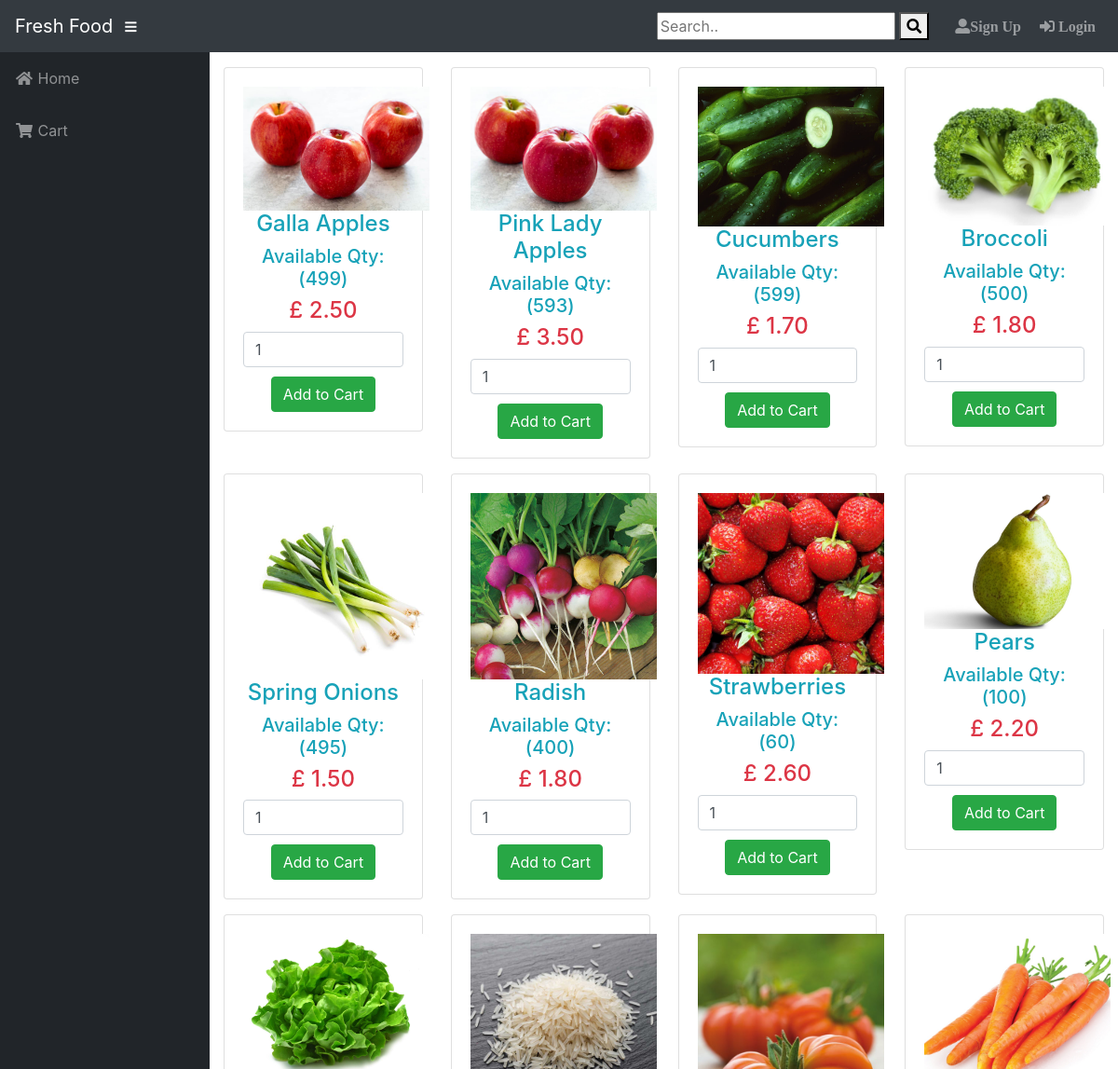
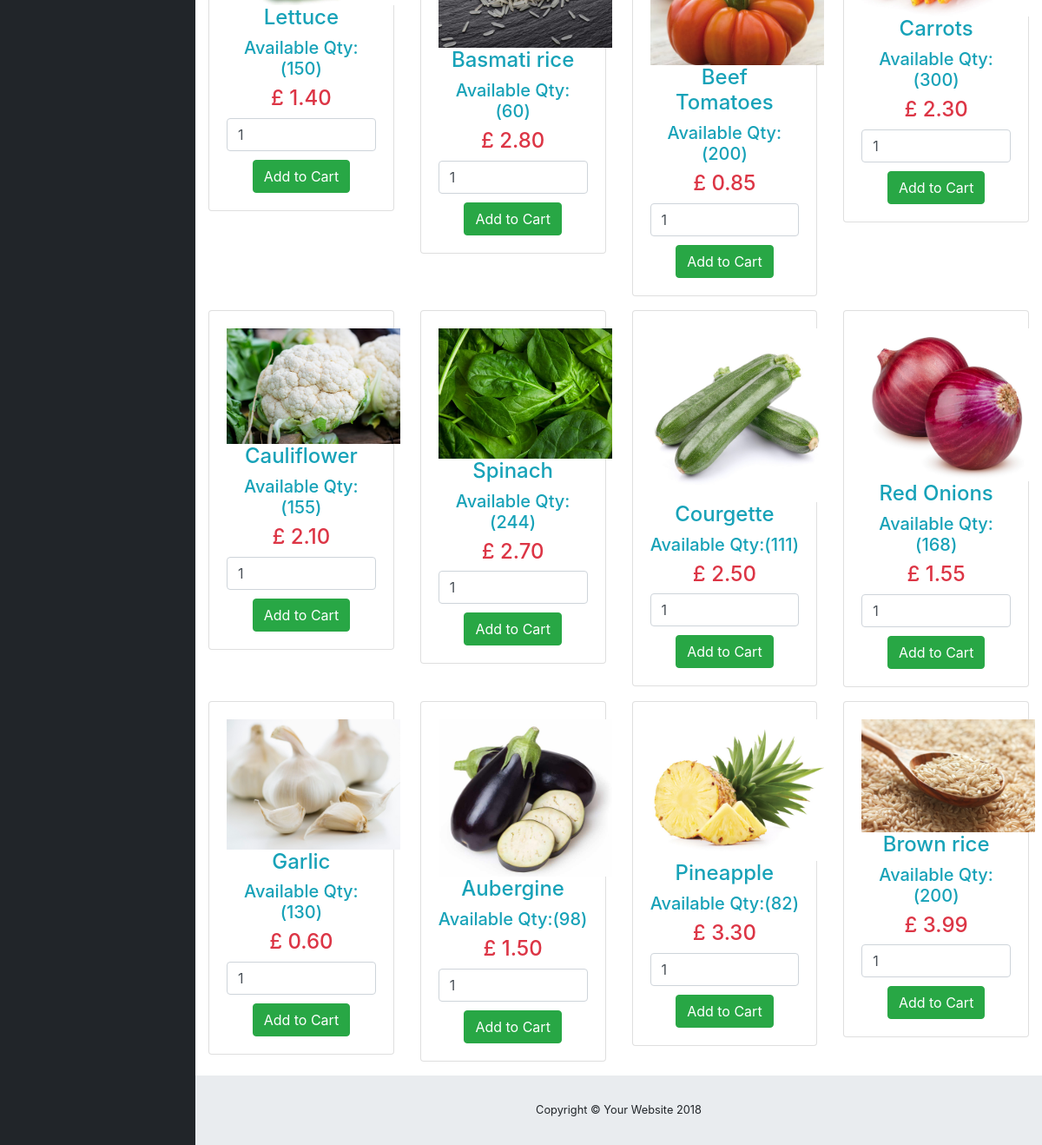
The page / on the database its author committed (2 pictures, top to bottom).
### tables this page shows
CREATE TABLE `tblproducts` (
  `product_id` int(11) NOT NULL,
  `product_name` varchar(50) NOT NULL,
  `quantity` int(11) NOT NULL DEFAULT 1,
  `price` decimal(6,2) NOT NULL,
  `profit` decimal(15,2) NOT NULL,
  `date_in` varchar(50) NOT NULL,
  `category_id` int(11) NOT NULL,
  `supplier_id` int(11) NOT NULL,
  `user_id` int(11) NOT NULL,
  `product_code` varchar(11) NOT NULL,
  `status` varchar(200) NOT NULL
);

### index.php (called while the page is built, shortened)
<?php include('includes/connection.php');?>
<?php include 'includes/header.php'; ?>
<?php include 'includes/sidebar.php'; ?>
 <?php include 'includes/products.php'; ?>
<?php include 'includes/footer.php'; ?>

### includes/products.php (the view, shortened to what this page needs)
<!DOCTYPE html>
<html>
<head>
</head>
<body>
<div class="row">
  <?php
  $query = "SELECT * FROM tblproducts WHERE quantity != 0 GROUP BY product_code";
$result = mysqli_query($db,$query);
if (mysqli_num_rows($result)>0)
{
 while ($row=mysqli_fetch_array($result))
{
   ?>
<div class="col-lg-3">
  <div class="card mb-3">
    <div class="card-body">
      <form method="post" action="index.php?action=add&id=<?php echo $row["product_code"]; ?>">
          <center>
         <?php $image = 'images/'.$row["product_name"].'.jpg';
          echo '<td><img src="'.$image.'" style="width: 200px"></td>'; ?>
         <h4 class="text-info"><?php echo $row["product_name"]; ?></h4>
         <h5 class="text-info">Available Qty:(<?php echo $row["quantity"]; ?>)</h5>
         <h4 class="text-danger">£ <?php echo $row["price"]; ?></h4>
       <input class="form-control" type="number" min="0" placeholder="Quantity" name="quant" value="1">
       <input class="btn btn-success" type="submit" name="add_to_cart" value="Add to Cart" style="margin-top: 10px"></center>
     </form>
    </div>
  </div>
</div>
<?php
}
}
?>
</div>
</body>
</html>

### includes/header.php (shortened to what this page needs)
<!DOCTYPE html>
<html lang="en">
  <head>
    <link href="vendor/bootstrap/css/bootstrap.min.css" rel="stylesheet">
    <link href="vendor/fontawesome-free/css/all.min.css" rel="stylesheet" type="text/css">
    <link href="vendor/datatables/dataTables.bootstrap4.css" rel="stylesheet">
    <link href="css/sb-admin.css" rel="stylesheet">
     <link href="css/cart_style.css" rel="stylesheet">
  </head>
  <body id="page-top">
    <nav class="navbar navbar-expand navbar-dark bg-dark static-top">
      <a class="navbar-brand mr-1" href="index.php">Fresh Food</a>
      <button class="btn btn-link btn-sm text-white order-1 order-sm-0" id="sidebarToggle" href="#">
        <i class="fas fa-bars"></i>
      </button>
      <form class="d-none d-md-inline-block form-inline ml-auto mr-0 mr-md-3 my-2 my-md-0 align-center">
      <input type="text" placeholder="Search.." name="search">
      <button className='navbar-search-button' type="submit"><i class="fa fa-search"></i></button>
      </form>
      <ul class="navbar-nav ml-auto ml-md-0 ">
        <li class="nav-item dropdown no-arrow mx-1">
              <?php
     if (isset($_SESSION['cid'])) {
      echo '<a class="nav-link " href="admin.php"><i class=" fas fa-user-circle" > '.$_SESSION['C_FNAME'].' '.$_SESSION['C_LNAME'].'</i></a>';
     }else{
      echo '<a class="nav-link " href="register.php"><i class="fas fa-user-alt ">Sign Up</i></a>';
     }
      ?>
        </li>
            <?php
     if (isset($_SESSION['cid'])) {
      echo '<a class="nav-link " href="#" data-toggle="modal" data-target="#logoutModal"><i class=" fas fa-sign-out-alt" >Logout</i></a>';
     }else{
      echo '
          <a class="nav-link " href="login.php" id="userDropdown">
            <i class=" fas fa-sign-in-alt" > Login</i>
          </a>
       ' ;
     }
      ?>
      </ul>
    </nav>

### includes/sidebar.php
<?php
        if (isset($_SESSION['cid'])) { ?>
            <div id="wrapper">
         <ul class="sidebar navbar-nav">
        <li class="nav-item">
          <a class="nav-link" href="index.php">
            <i class="fas fa-fw fa-home"></i>
            <span>Home</span>
          </a>
        </li>
        <?php $cart = isset($_SESSION['cart'])? count($_SESSION['cart']) : 0; ?>
          <li class="nav-item">
            <?php if (isset($_POST['add_to_cart'])) {
              echo '
            <a title="Order" class="nav-link" href="cart.php">
            <i class="fas fa-fw fa-shopping-cart"></i>
            Cart</a>';
            }else{
              echo '
              <a title="Order" class="nav-link" href="cart.php">
            <i class="fas fa-fw fa-shopping-cart"></i>
            Cart <span class="text-danger">'.$cart.'</span></a>';
            }
            ?>
        </li>
        <li class="nav-item">
          <a title="List of Orders" class="nav-link" href="order.php">
            <i class="fas fa-fw fa-th-list"></i>
            <span>List of Orders</span></a>
        </li>
      </ul>
         <div id="content-wrapper">
        <div class="container-fluid">
       <?php  }else{ ?>
       <div id="wrapper">
         <ul class="sidebar navbar-nav">
        <li class="nav-item">
          <a class="nav-link" href="index.php">
            <i class="fas fa-fw fa-home"></i>
            <span>Home</span>
          </a>
        </li>
        <li class="nav-item">
          <a title="Order" class="nav-link" href="cart.php">
            <i class="fas fa-fw fa-shopping-cart"></i>
            <span>Cart</span></a>
        </li>
      </ul>
         <div id="content-wrapper">
        <div class="container-fluid">
     <?php }
         ?>

### includes/footer.php (shortened to what this page needs)
  </div>
        <footer class="sticky-footer">
          <div class="container my-auto">
            <div class="copyright text-center my-auto">
              <span>Copyright © Your Website 2018</span>
            </div>
          </div>
        </footer>
      </div>
    </div>
  </body>
</html>

### css/sb-admin.css (style rules this page uses)
html { position: relative; min-height: 100%; }
body { height: 100%; }
#wrapper { display: -webkit-box; display: -ms-flexbox; display: flex; }
#wrapper #content-wrapper { overflow-x: hidden; width: 100%; padding-top: 1rem; padding-bottom: 80px; }
.sidebar { width: 90px !important; background-color: #212529; min-height: calc(100vh - 56px); }
.sidebar .nav-item:last-child { margin-bottom: 1rem; }
.sidebar .nav-item .nav-link { text-align: center; padding: 0.75rem 1rem; width: 90px; }
.sidebar .nav-item .nav-link span { font-size: 0.65rem; display: block; }
.sidebar .nav-item .nav-link { color: rgba(255, 255, 255, 0.5); }
@media (min-width: 768px) { .sidebar { width: 225px !important; } }
@media (min-width: 768px) { .sidebar .nav-item .nav-link { display: block; width: 100%; text-align: left; padding: 1rem; width: 225px; } }
@media (min-width: 768px) { .sidebar .nav-item .nav-link span { font-size: 1rem; display: inline; } }
:root { --input-padding-x: 0.75rem; --input-padding-y: 0.75rem; }
footer.sticky-footer { display: -webkit-box; display: -ms-flexbox; display: flex; position: absolute; right: 0; bottom: 0; width: calc(100% - 90px); height: 80px; background-color: #e9ecef; }
footer.sticky-footer .copyright { line-height: 1; font-size: 0.8rem; }
@media (min-width: 768px) { footer.sticky-footer { width: calc(100% - 225px); } }

### rows shown on the page
tblproducts: product_name (picture), product_name "Galla Apples", quantity "499", price "2.50"
tblproducts: product_name (picture), product_name "Pink Lady Apples", quantity "593", price "3.50"
tblproducts: product_name (picture), product_name "Cucumbers", quantity "599", price "1.70"
tblproducts: product_name (picture), product_name "Broccoli", quantity "500", price "1.80"
tblproducts: product_name (picture), product_name "Spring Onions", quantity "495", price "1.50"
tblproducts: product_name (picture), product_name "Radish", quantity "400", price "1.80"
tblproducts: product_name (picture), product_name "Strawberries", quantity "60", price "2.60"
tblproducts: product_name (picture), product_name "Pears", quantity "100", price "2.20"
tblproducts: product_name (picture), product_name "Lettuce", quantity "150", price "1.40"
tblproducts: product_name (picture), product_name "Basmati rice", quantity "60", price "2.80"
tblproducts: product_name (picture), product_name "Beef Tomatoes", quantity "200", price "0.85"
tblproducts: product_name (picture), product_name "Carrots", quantity "300", price "2.30"
tblproducts: product_name (picture), product_name "Cauliflower", quantity "155", price "2.10"
tblproducts: product_name (picture), product_name "Spinach", quantity "244", price "2.70"
tblproducts: product_name (picture), product_name "Courgette", quantity "111", price "2.50"
tblproducts: product_name (picture), product_name "Red Onions", quantity "168", price "1.55"
tblproducts: product_name (picture), product_name "Garlic", quantity "130", price "0.60"
tblproducts: product_name (picture), product_name "Aubergine", quantity "98", price "1.50"
tblproducts: product_name (picture), product_name "Pineapple", quantity "82", price "3.30"
tblproducts: product_name (picture), product_name "Brown rice", quantity "200", price "3.99"
